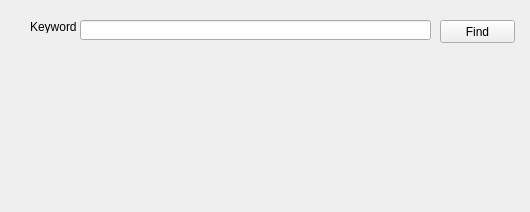
<?xml version="1.0" encoding="UTF-8"?>
<ui version="4.0">
 <class>TextFinder</class>
 <widget class="QWidget" name="TextFinder">
  <property name="geometry">
   <rect>
    <x>0</x>
    <y>0</y>
    <width>530</width>
    <height>212</height>
   </rect>
  </property>
  <property name="windowTitle">
   <string>TextFinder</string>
  </property>
  <widget class="QLabel" name="label">
   <property name="geometry">
    <rect>
     <x>30</x>
     <y>20</y>
     <width>47</width>
     <height>13</height>
    </rect>
   </property>
   <property name="text">
    <string>Keyword:</string>
   </property>
  </widget>
  <widget class="QLineEdit" name="lineEdit">
   <property name="geometry">
    <rect>
     <x>80</x>
     <y>20</y>
     <width>351</width>
     <height>20</height>
    </rect>
   </property>
  </widget>
  <widget class="QPushButton" name="findButton">
   <property name="geometry">
    <rect>
     <x>440</x>
     <y>20</y>
     <width>75</width>
     <height>23</height>
    </rect>
   </property>
   <property name="text">
    <string>Find</string>
   </property>
  </widget>
 </widget>
 <layoutdefault spacing="6" margin="11"/>
 <resources/>
 <connections/>
</ui>
